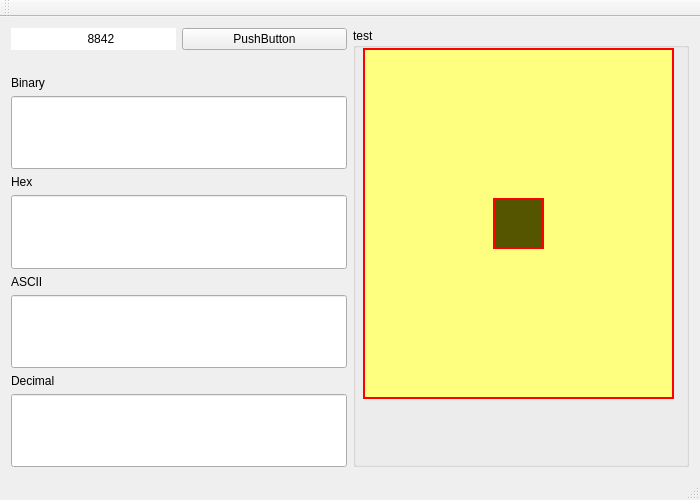
<?xml version="1.0" encoding="UTF-8"?>
<ui version="4.0">
 <class>MainWindow</class>
 <widget class="QMainWindow" name="MainWindow">
  <property name="geometry">
   <rect>
    <x>0</x>
    <y>0</y>
    <width>700</width>
    <height>500</height>
   </rect>
  </property>
  <property name="minimumSize">
   <size>
    <width>700</width>
    <height>430</height>
   </size>
  </property>
  <property name="maximumSize">
   <size>
    <width>3000</width>
    <height>1000</height>
   </size>
  </property>
  <property name="windowTitle">
   <string>MainWindow</string>
  </property>
  <widget class="QWidget" name="centralWidget">
   <layout class="QHBoxLayout" name="horizontalLayout">
    <item>
     <layout class="QGridLayout" name="gridLayout">
      <item row="9" column="0">
       <widget class="QLabel" name="label">
        <property name="text">
         <string>Decimal</string>
        </property>
       </widget>
      </item>
      <item row="4" column="0" colspan="2">
       <widget class="QLineEdit" name="lineEdit_4">
        <property name="sizePolicy">
         <sizepolicy hsizetype="Expanding" vsizetype="Expanding">
          <horstretch>0</horstretch>
          <verstretch>0</verstretch>
         </sizepolicy>
        </property>
       </widget>
      </item>
      <item row="7" column="0">
       <widget class="QLabel" name="label_2">
        <property name="text">
         <string>ASCII</string>
        </property>
       </widget>
      </item>
      <item row="0" column="1">
       <widget class="QPushButton" name="pushButton">
        <property name="sizePolicy">
         <sizepolicy hsizetype="Minimum" vsizetype="Preferred">
          <horstretch>0</horstretch>
          <verstretch>0</verstretch>
         </sizepolicy>
        </property>
        <property name="text">
         <string>PushButton</string>
        </property>
       </widget>
      </item>
      <item row="8" column="0" colspan="2">
       <widget class="QLineEdit" name="lineEdit_2">
        <property name="sizePolicy">
         <sizepolicy hsizetype="Expanding" vsizetype="Expanding">
          <horstretch>0</horstretch>
          <verstretch>0</verstretch>
         </sizepolicy>
        </property>
       </widget>
      </item>
      <item row="6" column="0" colspan="2">
       <widget class="QLineEdit" name="lineEdit_3">
        <property name="sizePolicy">
         <sizepolicy hsizetype="Expanding" vsizetype="Expanding">
          <horstretch>0</horstretch>
          <verstretch>0</verstretch>
         </sizepolicy>
        </property>
       </widget>
      </item>
      <item row="3" column="0">
       <widget class="QLabel" name="label_5">
        <property name="text">
         <string>Binary</string>
        </property>
       </widget>
      </item>
      <item row="5" column="0">
       <widget class="QLabel" name="label_3">
        <property name="text">
         <string>Hex</string>
        </property>
       </widget>
      </item>
      <item row="10" column="0" colspan="2">
       <widget class="QLineEdit" name="lineEdit">
        <property name="sizePolicy">
         <sizepolicy hsizetype="Expanding" vsizetype="Expanding">
          <horstretch>0</horstretch>
          <verstretch>0</verstretch>
         </sizepolicy>
        </property>
       </widget>
      </item>
      <item row="2" column="0">
       <widget class="QLabel" name="label_4">
        <property name="text">
         <string/>
        </property>
       </widget>
      </item>
      <item row="0" column="0">
       <widget class="QLabel" name="label_6">
        <property name="styleSheet">
         <string notr="true">background-color: rgb(255, 255, 255);</string>
        </property>
        <property name="text">
         <string>                       8842</string>
        </property>
       </widget>
      </item>
     </layout>
    </item>
    <item>
     <widget class="QGroupBox" name="groupBox">
      <property name="title">
       <string>test</string>
      </property>
      <widget class="QWidget" name="widget" native="true">
       <property name="geometry">
        <rect>
         <x>10</x>
         <y>20</y>
         <width>311</width>
         <height>351</height>
        </rect>
       </property>
       <property name="sizePolicy">
        <sizepolicy hsizetype="Fixed" vsizetype="Fixed">
         <horstretch>0</horstretch>
         <verstretch>0</verstretch>
        </sizepolicy>
       </property>
       <property name="styleSheet">
        <string notr="true">background-color: rgb(255, 255, 127);
border-width: 2px;
border-style: solid;
border-color: red;</string>
       </property>
       <widget class="QFrame" name="frame">
        <property name="geometry">
         <rect>
          <x>130</x>
          <y>150</y>
          <width>51</width>
          <height>51</height>
         </rect>
        </property>
        <property name="styleSheet">
         <string notr="true">background-color: rgb(85, 85, 0);</string>
        </property>
        <property name="frameShape">
         <enum>QFrame::StyledPanel</enum>
        </property>
        <property name="frameShadow">
         <enum>QFrame::Raised</enum>
        </property>
       </widget>
      </widget>
     </widget>
    </item>
   </layout>
  </widget>
  <widget class="QMenuBar" name="menuBar">
   <property name="geometry">
    <rect>
     <x>0</x>
     <y>0</y>
     <width>700</width>
     <height>21</height>
    </rect>
   </property>
  </widget>
  <widget class="QToolBar" name="mainToolBar">
   <attribute name="toolBarArea">
    <enum>TopToolBarArea</enum>
   </attribute>
   <attribute name="toolBarBreak">
    <bool>false</bool>
   </attribute>
  </widget>
  <widget class="QStatusBar" name="statusBar"/>
 </widget>
 <layoutdefault spacing="6" margin="11"/>
 <resources/>
 <connections/>
</ui>
